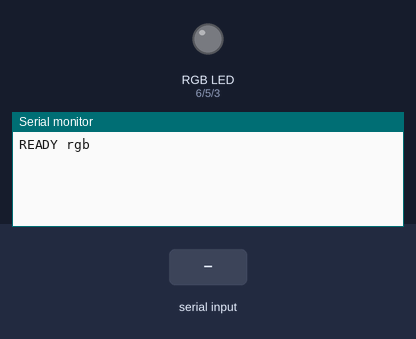
Bench run of a sketch on a simulated Arduino Uno, built with avr-gcc and run on an emulated ATmega328P. On the bench: an RGB LED mixed from three pins (HIGH = lit), the last lines printed to the serial monitor. Inputs (shaded band) come from the test bench.

Above: at 1.2 s.
1.3 s: "ID?\n" received over Serial
At 1.7 s:
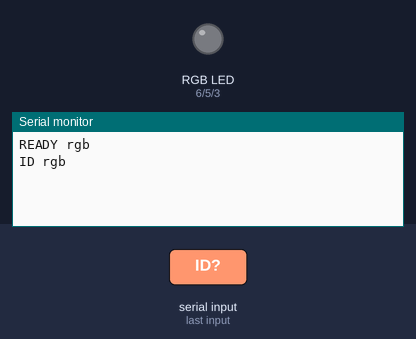
2.8 s: "90,45,200\n" received over Serial
At 4.0 s:
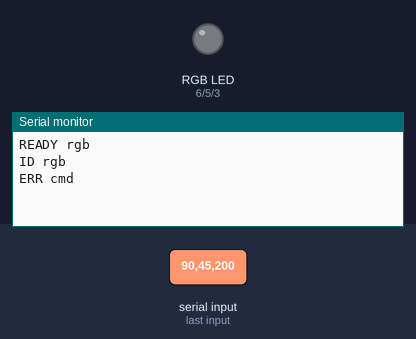
4.3 s: "C90\n" received over Serial
At 5.2 s:
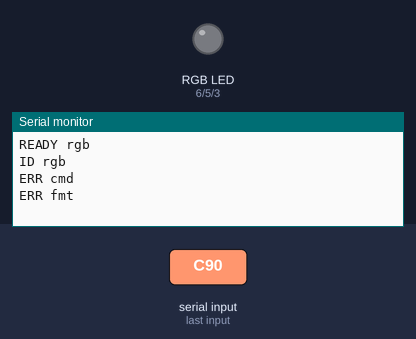

Measured:
- after the input at 1.3 s, the serial monitor: prints a new line at once (image 1)
- after the input at 2.8 s, the serial monitor: prints a new line at once (image 2)
- after the input at 4.3 s, the serial monitor: prints a new line at once (image 3)

The sketch:

rgb.ino
```cpp
// UNO Lab — progetto "rgb": LED RGB a catodo comune.
// Collegamenti (come nella lezione RGB del kit Elegoo):
//   piedino lungo (catodo) -> GND
//   rosso -> resistenza 220 ohm -> pin 6
//   verde -> resistenza 220 ohm -> pin 5
//   blu   -> resistenza 220 ohm -> pin 3
// Comandi: ID?  |  C<r>,<g>,<b>  (0-255 ciascuno)
#include <Arduino.h>

const char* ID = "rgb";
const int PIN_R = 6, PIN_G = 5, PIN_B = 3;

char buf[24];
byte len = 0;

void colore(int r, int g, int b) {
  analogWrite(PIN_R, r);
  analogWrite(PIN_G, g);
  analogWrite(PIN_B, b);
}

void comando(char* c) {
  if (strcmp(c, "ID?") == 0) { Serial.print("ID "); Serial.println(ID); return; }
  if (c[0] == 'C') {
    int r = 0, g = 0, b = 0;
    char* p = c + 1;
    r = atoi(p);
    p = strchr(p, ','); if (!p) { Serial.println("ERR fmt"); return; }
    g = atoi(++p);
    p = strchr(p, ','); if (!p) { Serial.println("ERR fmt"); return; }
    b = atoi(++p);
    colore(constrain(r, 0, 255), constrain(g, 0, 255), constrain(b, 0, 255));
    Serial.println("OK");
    return;
  }
  if (c[0]) Serial.println("ERR cmd");
}

void setup() {
  pinMode(PIN_R, OUTPUT);
  pinMode(PIN_G, OUTPUT);
  pinMode(PIN_B, OUTPUT);
  colore(0, 0, 0);
  Serial.begin(115200);
  Serial.print("READY "); Serial.println(ID);
}

void loop() {
  while (Serial.available()) {
    char ch = Serial.read();
    if (ch == '\n' || ch == '\r') { buf[len] = 0; comando(buf); len = 0; }
    else if (len < sizeof(buf) - 1) buf[len++] = ch;
  }
}
```
